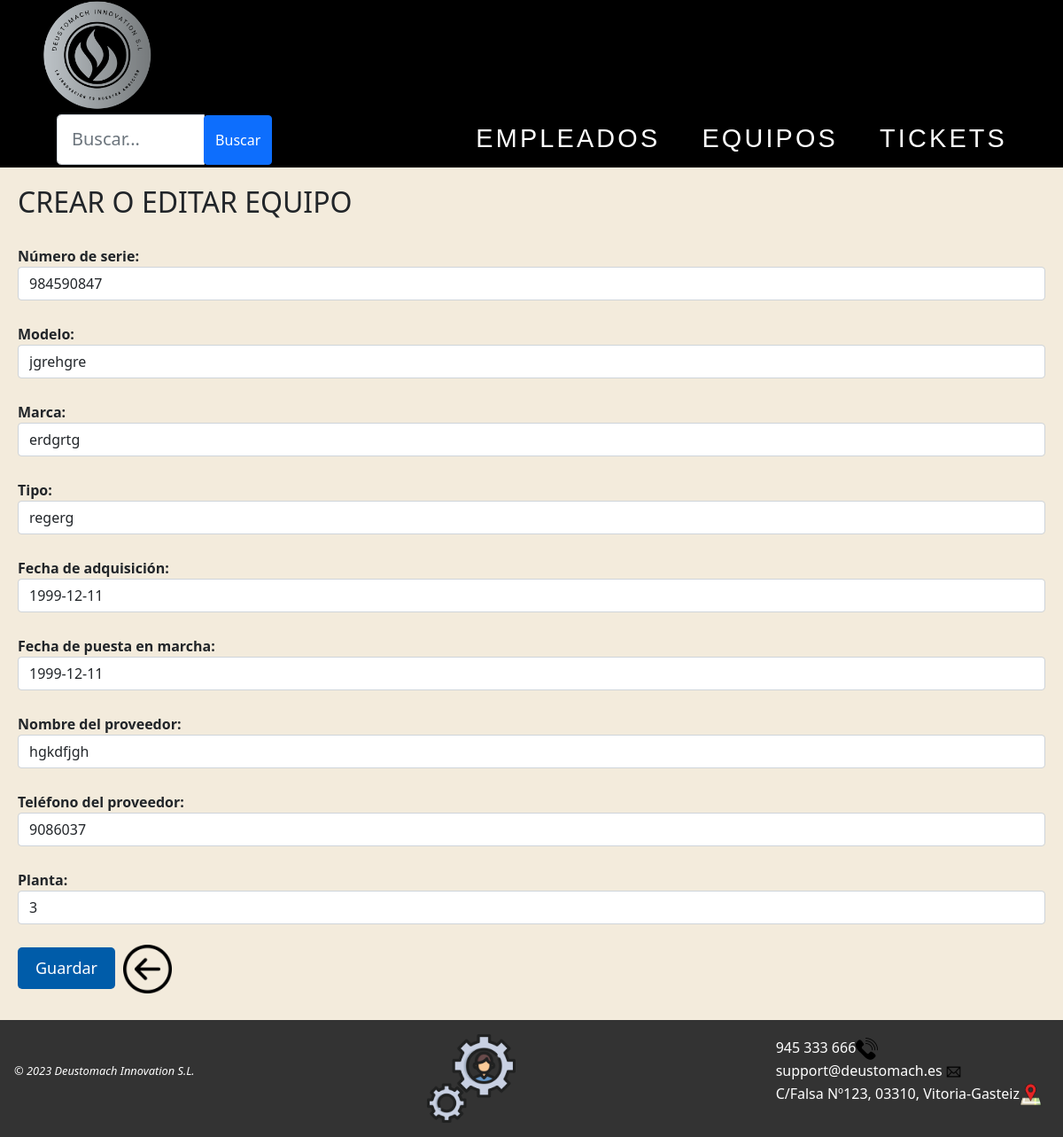
Page /AppWeb/modificarEquipo/4/ on the committed database.
### AppWeb/models.py (models this page shows, shortened)
class Equipo(models.Model):
    nserie = models.CharField(max_length=20, unique=True)
    modelo = models.CharField(max_length=50)
    marca = models.CharField(max_length=30)
    tipo = models.CharField(max_length=20)
    fechaAdquisicion = models.DateField(null=True, blank=True)
    fechaPuestaMarcha = models.DateField(null=True, blank=True)
    provNombre = models.CharField(max_length=30)
    provTelefono = models.IntegerField(default=0)
    planta = models.CharField(max_length=15)

### AppWeb/views.py (the view)
# urls.py: path('AppWeb/modificarEquipo/<int:pk>/',views.ModificarEquipo.as_view(), name='modificar-equipo'),
class ModificarEquipo(UpdateView):
    form_class = FormEquipo
    template_name = 'creaEquipo.html'
    model = Equipo
    success_url = reverse_lazy('gestion:listado-equipo')

### AppWeb/forms.py
class FormEquipo(forms.ModelForm):
    class Meta:
        model = Equipo
        fields = '__all__'
        labels = {
        "nserie": "Número de serie",
        "fechaAdquisicion": "Fecha de adquisición",
        "fechaPuestaMarcha": "Fecha de puesta en marcha",
        "provNombre": "Nombre del proveedor",
        "provTelefono": "Teléfono del proveedor"}
        widgets = {
            'nserie': forms.TextInput(attrs={'class':'form-control'}),
            'modelo': forms.TextInput(attrs={'class':'form-control'}),
            'marca': forms.TextInput(attrs={'class':'form-control'}),
            'tipo': forms.TextInput(attrs={'class':'form-control'}),
            'fechaAdquisicion': forms.DateInput(attrs={'class':'form-control'}),
            'fechaPuestaMarcha': forms.DateInput(attrs={'class':'form-control'}),
            'provNombre': forms.TextInput(attrs={'class':'form-control'}),
            'provTelefono': forms.NumberInput(attrs={'class':'form-control'}),
            'planta': forms.TextInput(attrs={'class':'form-control'}),
        }

### AppWeb/Templates/creaEquipo.html
{% extends "homeEquipos.html" %}
{% load static %}
{% block contenido %}
<div class="contenido">
    <h2>CREAR O EDITAR EQUIPO</h2>
    <form method="POST" id="miFormulario">
        {% csrf_token %} {{form.as_p}}
        <button type="submit" class="Guardar">Guardar</button>
        <a href="{% url 'gestion:listado-equipo' %}"><img class="atras" src="{% static 'images/back.png' %}" title="Volver a la página anterior"></a>
    </form>
</div>
{% endblock %}

### AppWeb/static/css/Estilo.css (style rules this page uses)
img { max-width: 100%; height: auto; }
body { background-color: #f3ebdc; position: relative; display: flex; flex-direction: column; min-height: 100vh; }
button { background-color: #005CA9; color: #fff; font-size: 18px; padding: 10px 20px; margin-top: 10px; border: none; border-radius: 5px; cursor: pointer; transition: all 0.3s ease; }
.contenido { margin: 0 auto; max-width: 1400px; padding: 20px; }
form { flex-direction: column; align-items: center; margin-top: 20px; }
label { font-weight: bold; margin-top: 10px; }
.atras { width: 55px; margin-bottom: 10px; margin-top: 7px; margin-left: 5px; }
a { color: white; text-decoration: none; }

### rows in the picture
Equipo: nserie "984590847", modelo "jgrehgre", marca "erdgrtg", tipo "regerg", fechaAdquisicion "1999-12-11", fechaPuestaMarcha "1999-12-11", provNombre "hgkdfjgh", provTelefono "9086037", planta "3"
